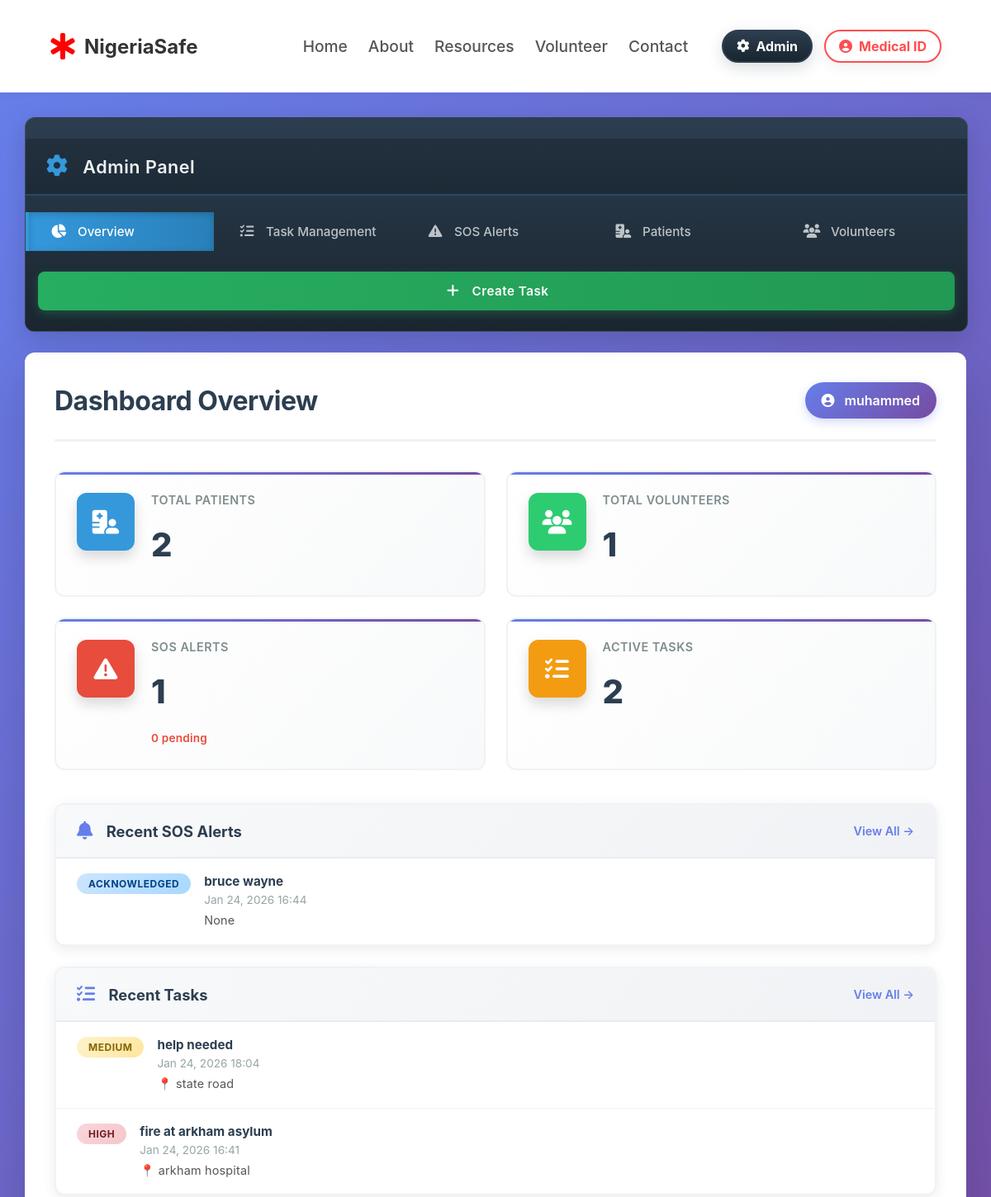
The page /admin-dashboard/ (signed in, upper part) on the database as committed earlier.
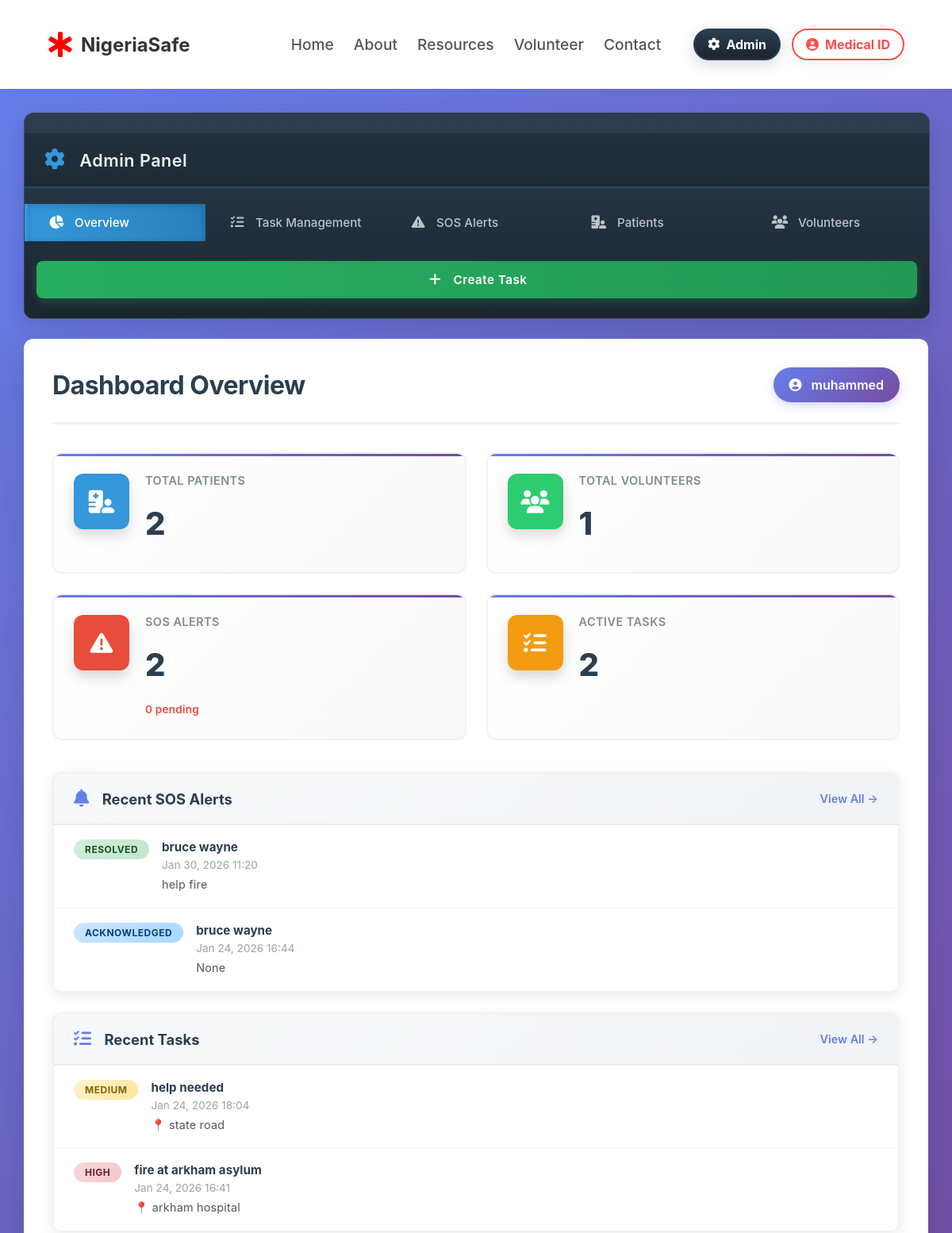
The same page on the database as committed later.
### base/models.py (models this page shows, shortened)
class SOSAlert(models.Model):
    STATUS_PENDING = 'pending'
    STATUS_ACK = 'acknowledged'
    STATUS_RESOLVED = 'resolved'
    STATUS_CHOICES = [
        (STATUS_PENDING, 'Pending'),
        (STATUS_ACK, 'Acknowledged'),
        (STATUS_RESOLVED, 'Resolved'),
    ]
    patient = models.ForeignKey(
        Patient,
        on_delete=models.SET_NULL,
        null=True,
        blank=True,
        related_name='sos_alerts'
    )
    latitude = models.DecimalField(max_digits=10, decimal_places=6)
    longitude = models.DecimalField(max_digits=10, decimal_places=6)
    message = models.TextField(null=True, blank=True)
    phone = models.CharField(max_length=30, null=True, blank=True)
    status = models.CharField(max_length=20, choices=STATUS_CHOICES, default=STATUS_PENDING)
    created_at = models.DateTimeField(auto_now_add=True)
    class Meta:
        ordering = ['-created_at']

class Patient(models.Model):
    user = models.OneToOneField(
        settings.AUTH_USER_MODEL,
        on_delete=models.CASCADE,
        null=True,
        blank=True,
        related_name='patient_profile'
    )
    full_name = models.CharField(max_length=100, null=True, blank=True)
    date_of_birth = models.DateField()
    BLOOD_TYPE_CHOICES = [
        ('A+', 'A+'),
        ('A-', 'A-'),
        ('B+', 'B+'),
        ('B-', 'B-'),
        ('AB+', 'AB+'),
        ('AB-', 'AB-'),
        ('O+', 'O+'),
        ('O-', 'O-'),
    ]
    blood_type = models.CharField(max_length=3, choices=BLOOD_TYPE_CHOICES, null=True, blank=True)
    weight = models.FloatField()
    height = models.FloatField()
    medical_conditions = models.CharField(max_length=255, null=True, blank=True)
    allergies = models.CharField(max_length=255, null=True, blank=True)
    medications = models.CharField(max_length=255, null=True, blank=True)
    address = models.CharField(max_length=255)
    phone_number = models.CharField(max_length=15)
    emergency_contact_name = models.CharField(max_length=60)
    emergency_contact_phone = models.CharField(max_length=15)
    emergency_contact_email = models.EmailField(null=True, blank=True)
    emergency_contact_relationship = models.CharField(max_length=30)
    updated_at = models.DateTimeField(auto_now=True)
    created_at = models.DateTimeField(auto_now_add=True)
    medical_record_number = models.CharField(max_length=20, unique=True, default=generate_medical_record_number, editable=False)

class Task(models.Model):
    URGENCY_CHOICES = [
        ('low', 'Low'),
        ('medium', 'Medium'),
        ('high', 'High'),
        ('critical', 'Critical'),
    ]
    STATUS_CHOICES = [
        ('pending', 'Pending'),
        ('in_progress', 'In Progress'),
        ('completed', 'Completed'),
        ('cancelled', 'Cancelled'),
    ]
    title = models.CharField(max_length=200)
    location = models.CharField(max_length=200)
    urgency = models.CharField(max_length=20, choices=URGENCY_CHOICES, default='medium')
    description = models.TextField()
    status = models.CharField(max_length=20, choices=STATUS_CHOICES, default='pending')
    created_by = models.ForeignKey(User, on_delete=models.CASCADE)
    created_at = models.DateTimeField(auto_now_add=True)
    updated_at = models.DateTimeField(auto_now=True)
    isActive = models.BooleanField(default=True)

### base/views.py (the view)
# urls.py: path('admin-dashboard/', views.admin_dashboard, name='admin_dashboard'),
def admin_dashboard(request):
    if not request.user.is_staff:
        messages.error(request, "Access denied. Only staff can view the admin dashboard.")
        return redirect('base:home')
    tab = request.GET.get('tab', 'overview')
    search_mrn = request.GET.get('search_mrn', '')
    sos_status = request.GET.get('sos_status', '')
    task_urgency = request.GET.get('task_urgency', '')
    total_patients = Patient.objects.count()
    total_volunteers = Volunteer.objects.count()
    total_sos_alerts = SOSAlert.objects.count()
    total_tasks = Task.objects.count()
    pending_alerts = SOSAlert.objects.filter(status=SOSAlert.STATUS_PENDING).count()
    patient_details = None
    if search_mrn:
        try:
            patient_details = Patient.objects.get(medical_record_number__iexact=search_mrn)
        except Patient.DoesNotExist:
            messages.warning(request, f"No patient found with MRN: {search_mrn}")
    sos_alerts = SOSAlert.objects.all().order_by('-created_at')
    if sos_status:
        sos_alerts = sos_alerts.filter(status=sos_status)
    tasks = Task.objects.all().order_by('-created_at')
    if task_urgency:
        tasks = tasks.filter(urgency=task_urgency)
    recent_alerts = SOSAlert.objects.all().order_by('-created_at')[:10]
    recent_tasks = Task.objects.all().order_by('-created_at')[:10]
    recent_patients = Patient.objects.all().order_by('-created_at')[:10]
    volunteers = Volunteer.objects.all().order_by('-created_at')
    context = {
        'tab': tab,
        'total_patients': total_patients,
        'total_volunteers': total_volunteers,
        'total_sos_alerts': total_sos_alerts,
        'pending_alerts': pending_alerts,
        'total_tasks': total_tasks,
        'sos_alerts': sos_alerts,
        'tasks': tasks,
        'recent_alerts': recent_alerts,
        'recent_tasks': recent_tasks,
        'recent_patients': recent_patients,
        'volunteers': volunteers,
        'patient_details': patient_details,
        'search_mrn': search_mrn,
        'sos_status': sos_status,
        'task_urgency': task_urgency,
    }
    return render(request, 'base/admin_dashboard.html', context)

### base/templates/base/admin_dashboard.html (shortened to what the changed rows need)
{% extends 'base/base.html' %}
{% load static %}
{% block content %}
<div class="admin-container">
    <aside class="admin-sidebar">
        <div class="admin-header">
            <h2><i class="fas fa-cog"></i> Admin Panel</h2>
        </div>
    </aside>
    <main class="admin-content">
        <div class="admin-header-top">
            <div class="admin-title">
                <h1>{% if tab == 'overview' %}Dashboard Overview{% elif tab == 'tasks' %}Task Management{% elif tab == 'sos' %}SOS Alert Monitoring{% elif tab == 'patients' %}Patient Directory{% elif tab == 'volunteers' %}Volunteer Management{% endif %}</h1>
            </div>
        </div>
        {% if tab == 'overview' %}
        <div class="tab-content overview-tab">
            <div class="stats-grid">
                <div class="stat-card">
                    <div class="stat-icon" style="background: #3498db;">
                        <i class="fas fa-hospital-user"></i>
                    </div>
                    <div class="stat-info">
                        <h3>Total Patients</h3>
                        <p class="stat-number">{{ total_patients }}</p>
                    </div>
                </div>
                <div class="stat-card">
                    <div class="stat-icon" style="background: #2ecc71;">
                        <i class="fas fa-users"></i>
                    </div>
                    <div class="stat-info">
                        <h3>Total Volunteers</h3>
                        <p class="stat-number">{{ total_volunteers }}</p>
                    </div>
                </div>
                <div class="stat-card">
                    <div class="stat-icon" style="background: #e74c3c;">
                        <i class="fas fa-exclamation-triangle"></i>
                    </div>
                    <div class="stat-info">
                        <h3>SOS Alerts</h3>
                        <p class="stat-number">{{ total_sos_alerts }}</p>
                        <p class="stat-subtitle" style="color: #e74c3c;">{{ pending_alerts }} pending</p>
                    </div>
                </div>
                <div class="stat-card">
                    <div class="stat-icon" style="background: #f39c12;">
                        <i class="fas fa-tasks"></i>
                    </div>
                    <div class="stat-info">
                        <h3>Active Tasks</h3>
                        <p class="stat-number">{{ total_tasks }}</p>
                    </div>
                </div>
            </div>
            <div class="activity-section">
                <div class="activity-row">
                    <div class="activity-card">
                        <div class="activity-header">
                            <h3><i class="fas fa-bell"></i> Recent SOS Alerts</h3>
                            <a href="?tab=sos" class="view-all-link">View All →</a>
                        </div>
                        <div class="activity-list">
                            {% if recent_alerts %}
                                {% for alert in recent_alerts|slice:":5" %}
                                <div class="activity-item alert-item">
                                    <div class="activity-status {% if alert.status == 'pending' %}pending{% elif alert.status == 'acknowledged' %}acknowledged{% else %}resolved{% endif %}">
                                        {{ alert.get_status_display }}
                                    </div>
                                    <div class="activity-details">
                                        <strong>{{ alert.patient.full_name|default:"Anonymous" }}</strong>
                                        <small>{{ alert.created_at|date:"M d, Y H:i" }}</small>
                                        <p>{{ alert.message|truncatewords:10 }}</p>
                                    </div>
                                </div>
                                {% endfor %}
                            {% else %}
                                <p class="empty-message">No SOS alerts</p>
                            {% endif %}
                        </div>
                    </div>
                    <div class="activity-card">
                        <div class="activity-header">
                            <h3><i class="fas fa-list-check"></i> Recent Tasks</h3>
                            <a href="?tab=tasks" class="view-all-link">View All →</a>
                        </div>
                        <div class="activity-list">
                            {% if recent_tasks %}
                                {% for task in recent_tasks|slice:":5" %}
                                <div class="activity-item task-item">
                                    <div class="activity-urgency urgency-{{ task.urgency }}">
                                        {{ task.get_urgency_display }}
                                    </div>
                                    <div class="activity-details">
                                        <strong>{{ task.title }}</strong>
                                        <small>{{ task.created_at|date:"M d, Y H:i" }}</small>
                                        <p>📍 {{ task.location }}</p>
                                    </div>
                                </div>
                                {% endfor %}
                            {% else %}
                                <p class="empty-message">No tasks</p>
                            {% endif %}
                        </div>
                    </div>
                </div>
            </div>
        </div>
        {% endif %}
    </main>
</div>
{% endblock %}

Rows that differ between the two databases and show on the page:
added SOSAlert: status "RESOLVED", patient.full_name "bruce wayne", created_at "Jan 30, 2026 11:20", message "help fire"
Other text that changed with them:
{{ total_sos_alerts }}: "1" → "2"
